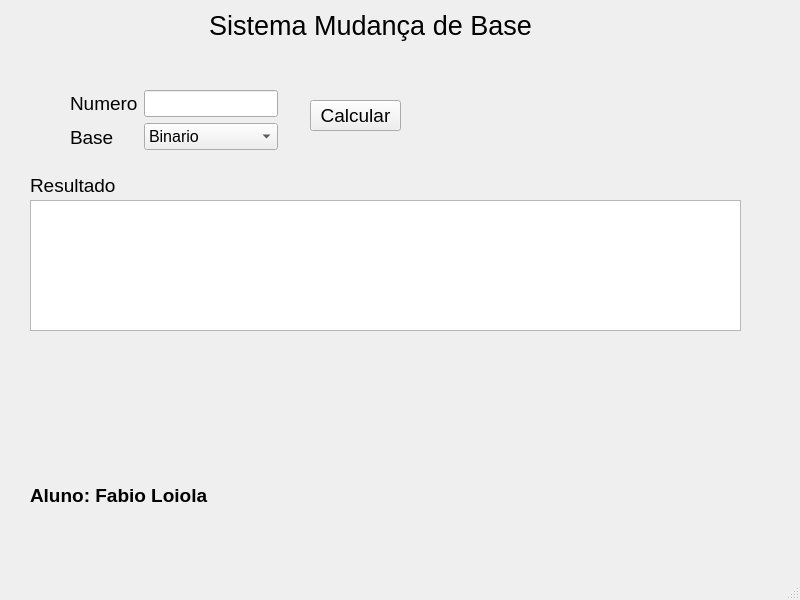
<?xml version="1.0" encoding="UTF-8"?>
<ui version="4.0">
 <class>MainWindow</class>
 <widget class="QMainWindow" name="MainWindow">
  <property name="geometry">
   <rect>
    <x>0</x>
    <y>0</y>
    <width>800</width>
    <height>600</height>
   </rect>
  </property>
  <property name="windowTitle">
   <string>MainWindow</string>
  </property>
  <widget class="QWidget" name="centralwidget">
   <widget class="QPushButton" name="pushButtonCalcular">
    <property name="geometry">
     <rect>
      <x>310</x>
      <y>100</y>
      <width>91</width>
      <height>31</height>
     </rect>
    </property>
    <property name="font">
     <font>
      <pointsize>14</pointsize>
     </font>
    </property>
    <property name="text">
     <string>Calcular</string>
    </property>
   </widget>
   <widget class="QLabel" name="label">
    <property name="geometry">
     <rect>
      <x>180</x>
      <y>10</y>
      <width>381</width>
      <height>31</height>
     </rect>
    </property>
    <property name="text">
     <string>&lt;html&gt;&lt;head/&gt;&lt;body&gt;&lt;p align=&quot;center&quot;&gt;&lt;span style=&quot; font-size:20pt;&quot;&gt;Sistema Mudança de Base&lt;/span&gt;&lt;/p&gt;&lt;/body&gt;&lt;/html&gt;</string>
    </property>
   </widget>
   <widget class="QLabel" name="label_4">
    <property name="geometry">
     <rect>
      <x>30</x>
      <y>170</y>
      <width>91</width>
      <height>31</height>
     </rect>
    </property>
    <property name="text">
     <string>&lt;html&gt;&lt;head/&gt;&lt;body&gt;&lt;p&gt;&lt;span style=&quot; font-size:14pt;&quot;&gt;Resultado&lt;/span&gt;&lt;/p&gt;&lt;/body&gt;&lt;/html&gt;</string>
    </property>
   </widget>
   <widget class="QTextEdit" name="textEditResultado">
    <property name="geometry">
     <rect>
      <x>30</x>
      <y>200</y>
      <width>711</width>
      <height>131</height>
     </rect>
    </property>
    <property name="font">
     <font>
      <pointsize>12</pointsize>
      <bold>true</bold>
     </font>
    </property>
   </widget>
   <widget class="QWidget" name="layoutWidget">
    <property name="geometry">
     <rect>
      <x>70</x>
      <y>90</y>
      <width>208</width>
      <height>62</height>
     </rect>
    </property>
    <layout class="QHBoxLayout" name="horizontalLayout">
     <item>
      <layout class="QVBoxLayout" name="verticalLayout">
       <item>
        <widget class="QLabel" name="label_2">
         <property name="font">
          <font>
           <pointsize>14</pointsize>
          </font>
         </property>
         <property name="text">
          <string>&lt;html&gt;&lt;head/&gt;&lt;body&gt;&lt;p&gt;&lt;span style=&quot; font-size:14pt;&quot;&gt;Numero&lt;/span&gt;&lt;/p&gt;&lt;/body&gt;&lt;/html&gt;</string>
         </property>
        </widget>
       </item>
       <item>
        <widget class="QLabel" name="label_3">
         <property name="font">
          <font>
           <pointsize>14</pointsize>
          </font>
         </property>
         <property name="text">
          <string>&lt;html&gt;&lt;head/&gt;&lt;body&gt;&lt;p&gt;&lt;span style=&quot; font-size:14pt;&quot;&gt;Base&lt;/span&gt;&lt;/p&gt;&lt;/body&gt;&lt;/html&gt;</string>
         </property>
        </widget>
       </item>
      </layout>
     </item>
     <item>
      <layout class="QVBoxLayout" name="verticalLayout_2">
       <item>
        <widget class="QLineEdit" name="lineEditNumero">
         <property name="font">
          <font>
           <pointsize>12</pointsize>
          </font>
         </property>
        </widget>
       </item>
       <item>
        <widget class="QComboBox" name="comboBoxBase">
         <property name="font">
          <font>
           <pointsize>12</pointsize>
          </font>
         </property>
         <item>
          <property name="text">
           <string>Binario</string>
          </property>
         </item>
         <item>
          <property name="text">
           <string>Octal</string>
          </property>
         </item>
         <item>
          <property name="text">
           <string>Hexadecimal</string>
          </property>
         </item>
        </widget>
       </item>
      </layout>
     </item>
    </layout>
   </widget>
   <widget class="QLabel" name="label_5">
    <property name="geometry">
     <rect>
      <x>30</x>
      <y>480</y>
      <width>181</width>
      <height>31</height>
     </rect>
    </property>
    <property name="text">
     <string>&lt;html&gt;&lt;head/&gt;&lt;body&gt;&lt;p&gt;&lt;span style=&quot; font-size:14pt; font-weight:700;&quot;&gt;Aluno: Fabio Loiola&lt;/span&gt;&lt;/p&gt;&lt;/body&gt;&lt;/html&gt;</string>
    </property>
   </widget>
  </widget>
  <widget class="QMenuBar" name="menubar">
   <property name="geometry">
    <rect>
     <x>0</x>
     <y>0</y>
     <width>800</width>
     <height>20</height>
    </rect>
   </property>
  </widget>
  <widget class="QStatusBar" name="statusbar"/>
 </widget>
 <resources/>
 <connections/>
</ui>
